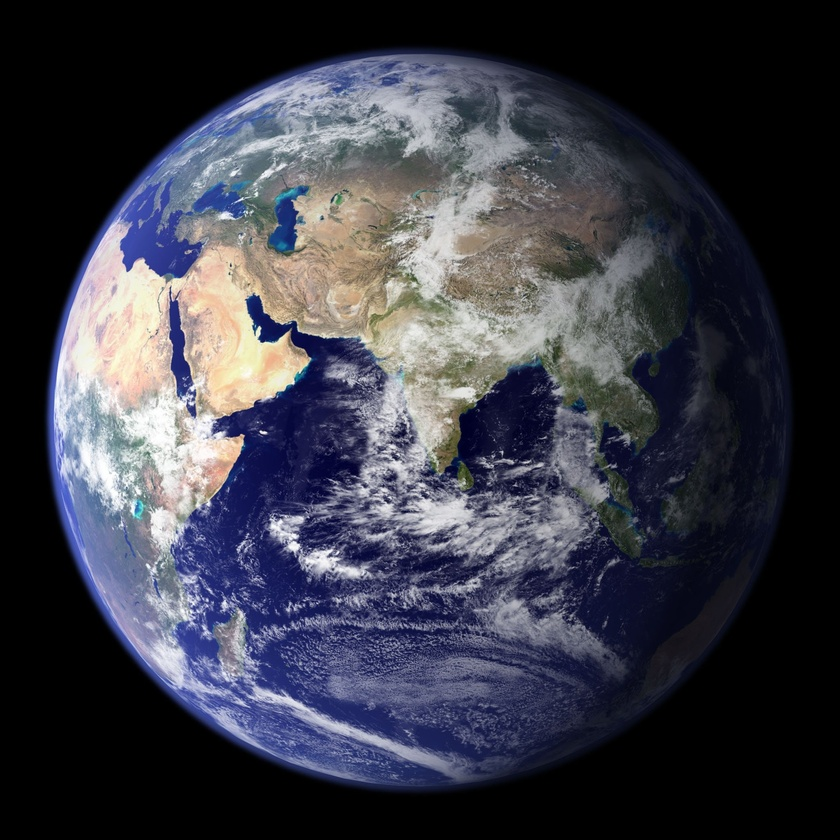
#> input picture Images/earth.jpg, 840 x 840 px, shrunk from 2048 x 2048 before the run
$ python HertzmanRenderer_old.py ../Images/earth.jpg 5 5 5   (older library calls are emulated)
#> lines starting #> are read from the running program, lines starting #| are printed output that depends on the picture
import sys
import cv2
import math
from PIL import ImageFilter
import numpy as np

BLUR_GRADE = 2.5
T = 150
GRID_radius = 1
SPLINE = True
curr_radius = 0
gradient_x, gradient_y = 0, 0


def paint(image, radius_l):
    canvas = np.zeros(image.shape)
    canvas.fill(255) # constant color canvas

    radius_l = sorted(radius_l, reverse=True)

    for radius in radius_l:
        print(radius)
        reference = gaussBlur(image, radius)
        canvas = paintLayer(canvas, reference, radius)
        print("done")
        cv2.imshow("test", canvas)
        cv2.waitKey(0)


def gaussBlur(image, radius):
    radius = int(radius*BLUR_GRADE)
    if (radius%2) != 1:
        radius += 1

    reference = cv2.GaussianBlur(image, (radius, radius), 0)
    return reference

def paintLayer(canvas, reference, radius):
    brush_strokes = []
    difference_image = elemDifference(canvas, reference)

    grid = int(GRID_radius * radius)

    for x in range(0, canvas.shape[1], grid):
        for y in range(0, canvas.shape[0], grid):
            region = difference_image[max(y-grid//2, 0):y+grid//2, max(x-grid//2, 0):x+grid//2]
            error = np.mean(region)

            if error > T:
                brush_strokes.append(makeSplineStroke(x, y, reference, canvas, radius))
                if SPLINE == False:
                    x_error, y_error = np.unravel_index(region.argmax(), region.shape)

                    x_error = int(x-float(grid) /2) + x_error
                    y_error = int(y-float(grid) /2) + y_error

                    brush_strokes.append((radius, x_error, y_error, reference))

    if SPLINE == False:
        np.random.shuffle(brush_strokes)
        for r, x, y, ref in brush_strokes:
            makeStroke(canvas, radius, x, y, reference)
    else:
        np.random.shuffle(brush_strokes)
        for k, r, canvas, color in brush_strokes:
            draw_spline_stroke(k, r, canvas, color)

    return canvas

def makeSplineStroke(x0, y0, reference, canvas, radius):
    #minStrokes, maxStrokes = int(reference.shape[1] * 0.01), int(reference.shape[1] * 0.08)

    minStrokes, maxStrokes = 4, 16
    x, y = x0, y0
    ref_color = reference[y, x, :]
    k = [(x, y)]
    fc = 1
    lastDx, lastDy = 0, 0
    global curr_radius, gradient_x, gradient_y

    if curr_radius != radius:
    # https://docs.opencv.org/3.4/d2/d2c/tutorial_sobel_derivatives.html
        depth = cv2.CV_64F
        gray_ref = cv2.cvtColor(reference, cv2.COLOR_BGR2GRAY)

        if radius%2 == 0:
            kernel_radius = radius + 1
        else:
            kernel_radius = radius

        gradient_x = cv2.Sobel(gray_ref, depth, 1, 0, ksize=kernel_radius)
        gradient_y = cv2.Sobel(gray_ref, depth, 0, 1, ksize=kernel_radius)

        curr_radius = radius


    for i in range(1, maxStrokes):
        x = max(min(x, reference.shape[1]-1), 0)
        y = max(min(y, reference.shape[0]-1), 0)

        if i > minStrokes and (np.sum(np.abs(reference[y, x, :] - canvas[y, x, :])) < np.sum(np.abs(reference[y, x, :] - ref_color))):
            break

        if gradient_x[y, x]==0 and gradient_y[y, x]==0:
            break

        gx, gy = np.sum(gradient_x[y, x]), np.sum(gradient_y[y, x])
        dx, dy = -gy, gx

        if (lastDx * dx + lastDy * dy) < 0:
            dx, dy = -dx, -dy

        dx, dy = fc*dx + (1-fc)*lastDx, fc*dy + (1-fc)*lastDy

        if (pow(dx, 2) + pow(dy,2)) != 0:
           dx, dy = dx / pow(pow(dx, 2) + pow(dy, 2), 0.5), dy / pow(pow(dx, 2) + pow(dy, 2), 0.5)
        else:
            break

        x, y = int(x + radius*dx), int(y + radius*dy)
        lastDx, lastDy = dx, dy

        k.append((x,y))

    return (k, radius, canvas, ref_color)

def draw_spline_stroke(k, radius, canvas, color):
    b = int(color[0])
    g = int(color[1])
    r = int(color[2])

    color = (b/255, g/255, r/255)
    for point in k:
        x = point[0]
        y = point[1]

        cv2.circle(canvas, (x, y), int(radius), color, -1)


def makeStroke(canvas, radius, err_x, err_y, reference):
    if err_x < reference.shape[1] and err_y < reference.shape[0]:
        b = int(reference[err_y, err_x, 0])
        g = int(reference[err_y, err_x, 1])
        r = int(reference[err_y, err_x, 2])

        color = (b/255, g/255, r/255)
        ny = err_y + int(-math.sin((225 * math.pi) / 180) * 3)
        nx = err_x + int(math.cos((225 * math.pi) / 180) * 3)
        cv2.line(canvas, (err_x, err_y), (nx, ny), color, int(radius))


def elemDifference(canvas, reference):
    difference = np.sum(np.abs(canvas - reference), axis=2)

    return difference


if __name__ == '__main__':
    source_image = sys.argv[1]
    stroke_radius_l = (int(sys.argv[2]), int(sys.argv[3]), int(sys.argv[4]))

    image = cv2.imread(source_image, cv2.IMREAD_COLOR)
#> image is the input picture: shape (840, 840, 3); mean B, G, R 70.6, 59.7, 58.7
    paint(image, stroke_radius_l)
#> in paint, `canvas.fill(255)`: canvas: shape (840, 840, 3) float64; every value is 255
#> the loop in paint, `for radius in radius_l:` made 3 passes
#> pass 1, in gaussBlur, `reference = cv2.GaussianBlur(image, (radius, radius), 0)`:
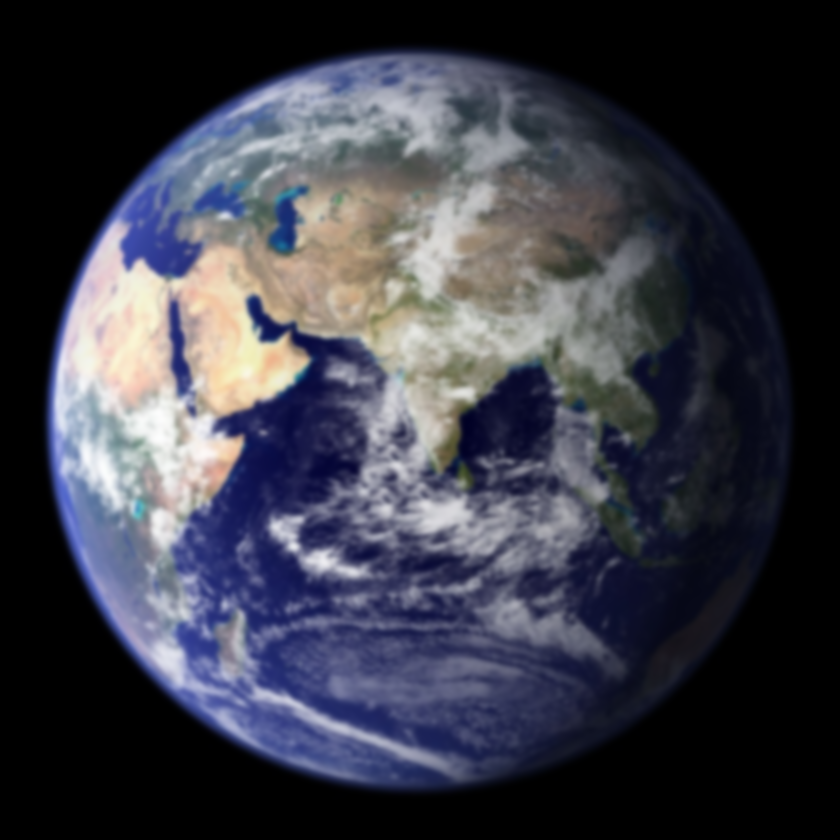
#> reference: shape (840, 840, 3); mean B, G, R 70.6, 59.7, 58.7
#> pass 1, in elemDifference, `difference = np.sum(np.abs(canvas - reference), axis=2)`:
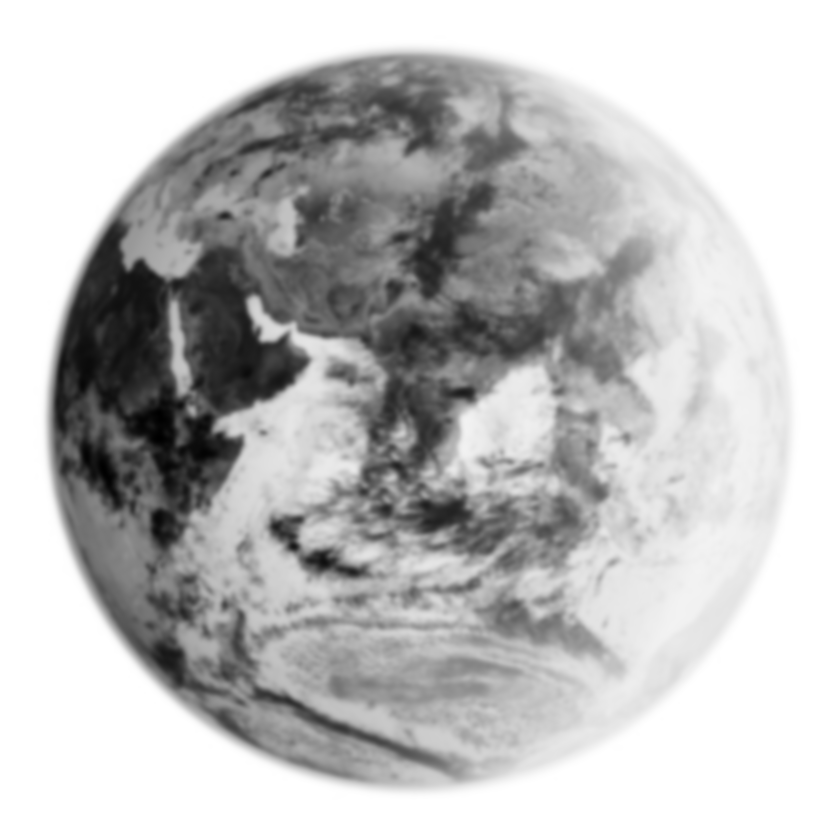
#> difference: shape (840, 840) float64; min 7, max 765, mean 576.1; drawn with min black and max white
#> pass 1, in makeSplineStroke, `gray_ref = cv2.cvtColor(reference, cv2.COLOR_BGR2GRAY)`:
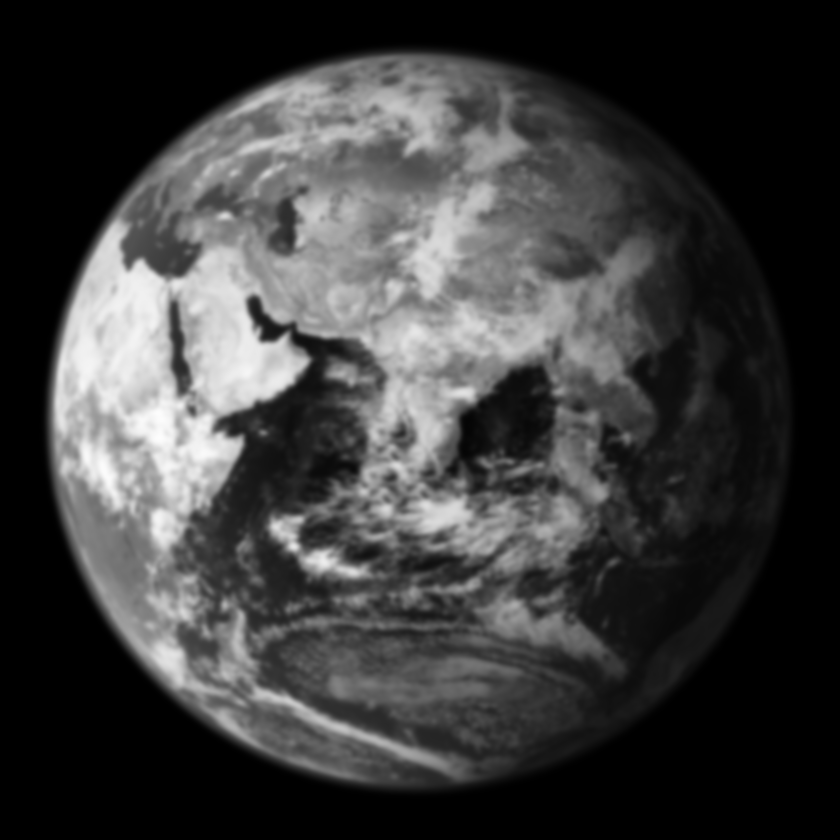
#> gray_ref: shape (840, 840); min 0, max 253, mean 60.6
#> pass 1, in makeSplineStroke, `gradient_x = cv2.Sobel(gray_ref, depth, 1, 0, ksize=kernel_radius)`:
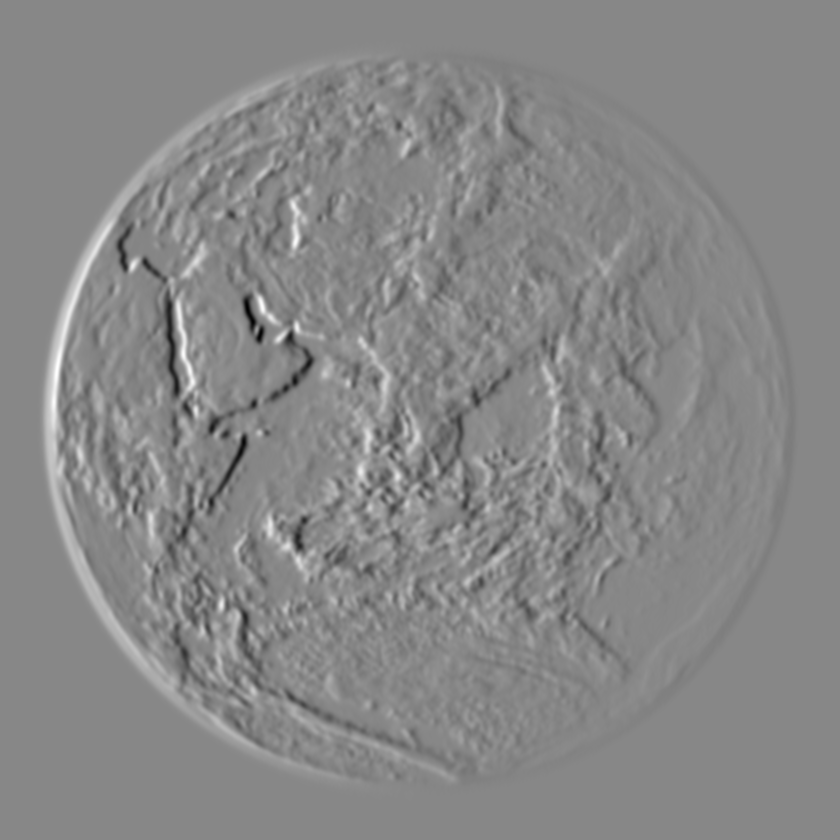
#> gradient_x: shape (840, 840) float64; min -3681, max 3225, mean 0; drawn with min black and max white

$ run again, on Images/landscape.jpg
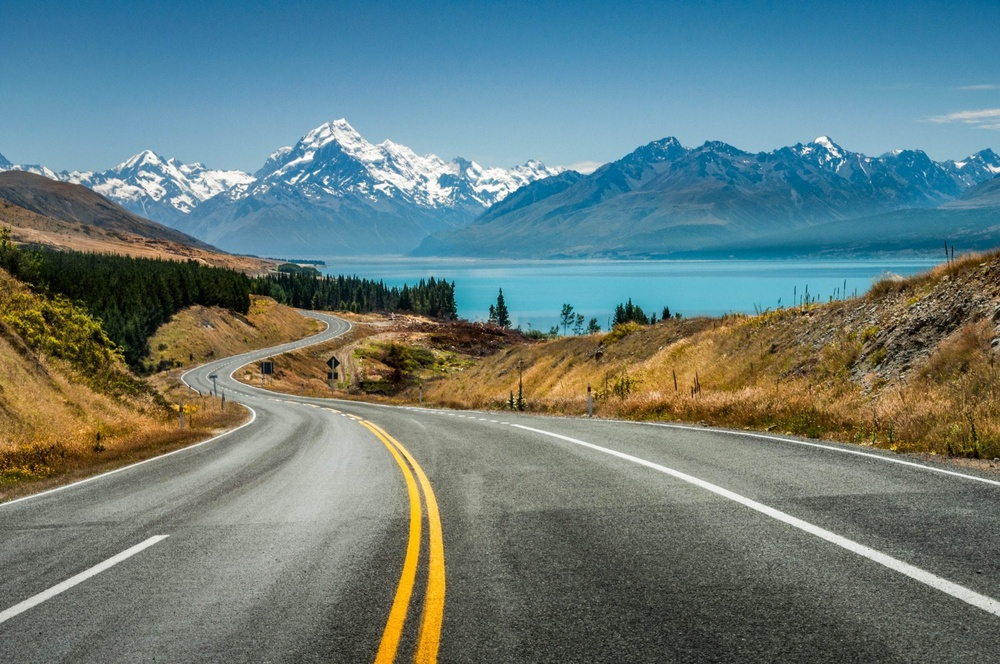
#> input picture Images/landscape.jpg, 1000 x 664 px, shrunk from 2048 x 1360 before the run
#> image is the input picture: shape (664, 1000, 3); mean B, G, R 122.4, 124.1, 103.8
#> the loop in paint, `for radius in radius_l:` made 3 passes
#> pass 1, in makeSplineStroke, `gradient_x = cv2.Sobel(gray_ref, depth, 1, 0, ksize=kernel_radius)`:
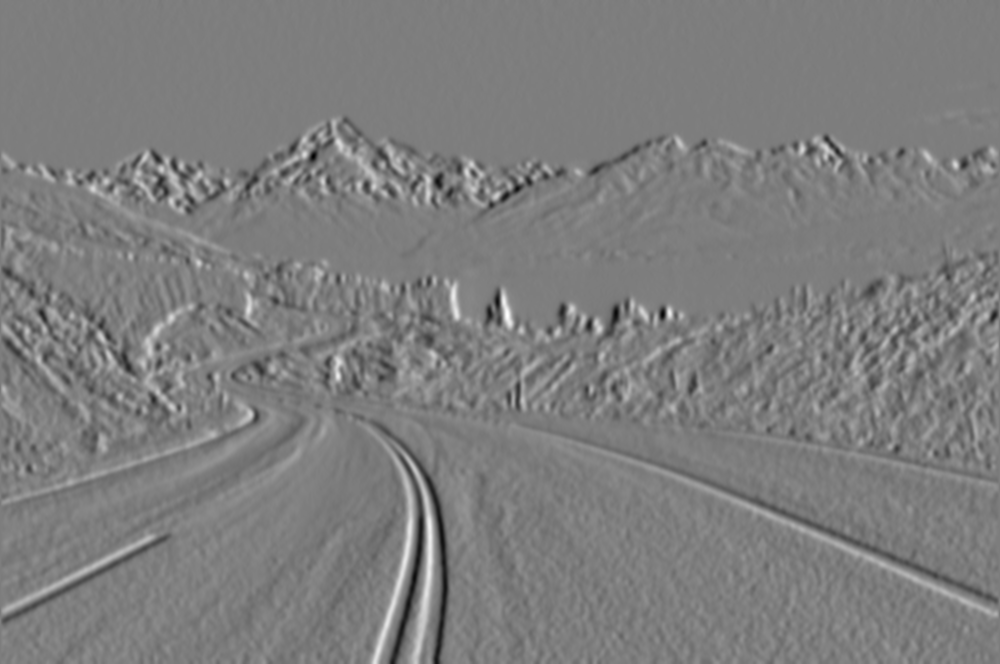
#> gradient_x: shape (664, 1000) float64; min -2402, max 2460, mean -0.4; drawn with min black and max white
#> after the loop in paint, `for radius in radius_l:`:
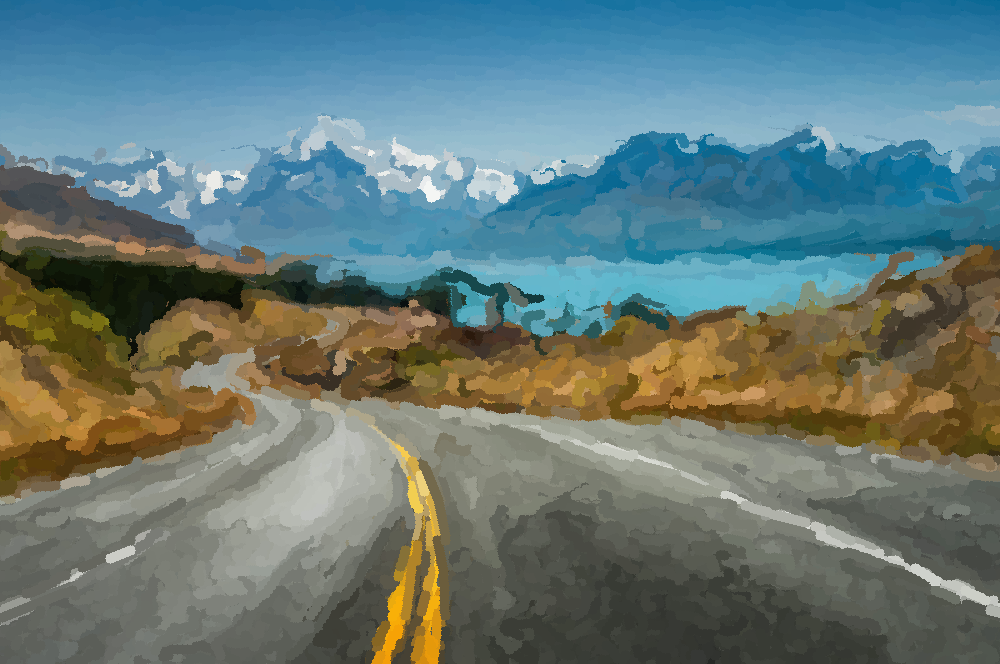
#> canvas: shape (664, 1000, 3) float64; mean of channels 0, 1, 2 0.469, 0.475, 0.396; drawn as B, G, R
